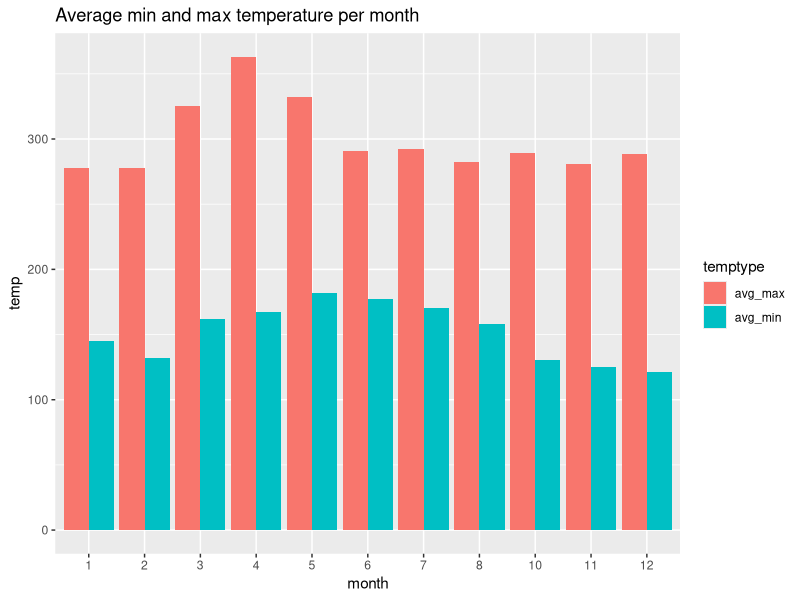
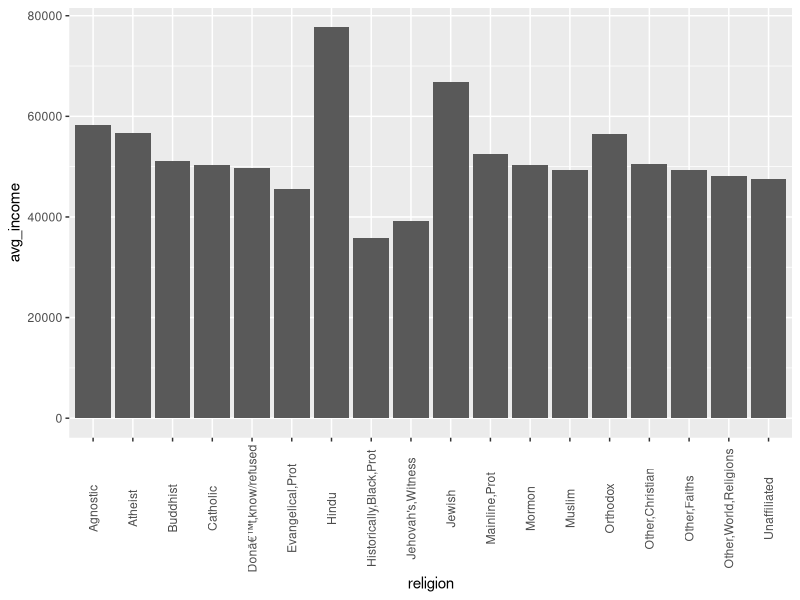

Generate these figures, in order, with R:
library(tidyverse)

pew <- read_csv(
  "./datasets/pew.csv"
)

pew <- pew %>%
  gather(2:11, key = "income", value = "count")

weather <- read_csv("./datasets/weather.csv") %>%
  gather(d1:d31, key = "day", value = "temperature", na.rm = TRUE) %>%
  spread(key = "element", value = "temperature") %>%
  mutate(TMAX = as.numeric(TMAX),
         TMIN = as.numeric(TMIN))

# example of interesting plot for both of them

weather %>%
  group_by(month) %>%
  summarise(avg_min = mean(TMIN),
            avg_max = mean(TMAX)) %>%
  gather(2:3, key="temptype", value="temp") %>%
  ggplot(aes(x=factor(month), y=temp, fill=temptype)) +
  geom_bar(position="dodge", stat="identity") +
  labs(title = "Average min and max temperature per month", x = "month")

unique(pew$income)

pew %>%
  mutate(
    estimated_income = case_when(
      income == "<$10k" ~ 5000,
      income == "$10-20k" ~ 15000,
      income == "$20-30k" ~ 25000,
      income == "$30-40k" ~ 35000,
      income == "$40-50k" ~ 45000,
      income == "$50-75k" ~ 62500,
      income == "$100-150k" ~ 125000,
      income == "$>150k" ~ 200000,
      TRUE ~ NA_real_
    ) * count
  ) %>%
  filter(!is.na(estimated_income)) %>%
  group_by(religion) %>%
  summarise(n_people = sum(count),
            total_estimated_income = sum(estimated_income, na.rm = TRUE)) %>%
  mutate(avg_income = total_estimated_income / n_people) %>%
  ggplot() +
  # geom_bar(aes(fct_reorder(religion, avg_income), avg_income), stat = "identity") +
  # geom_bar(aes(reorder(religion, avg_income), avg_income), stat = "identity") +
  geom_bar(aes(religion, avg_income), stat = "identity") +
  theme(axis.text.x = element_text(angle = 90, vjust = 0.5))
